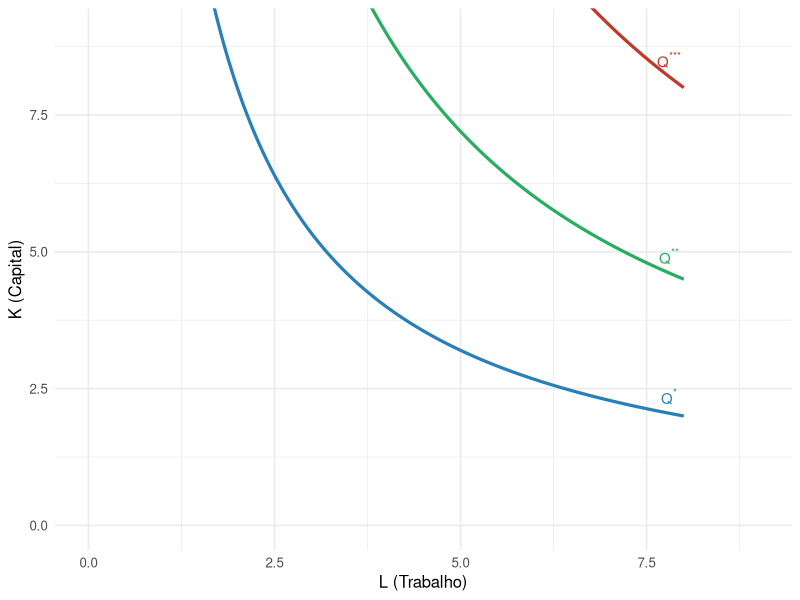
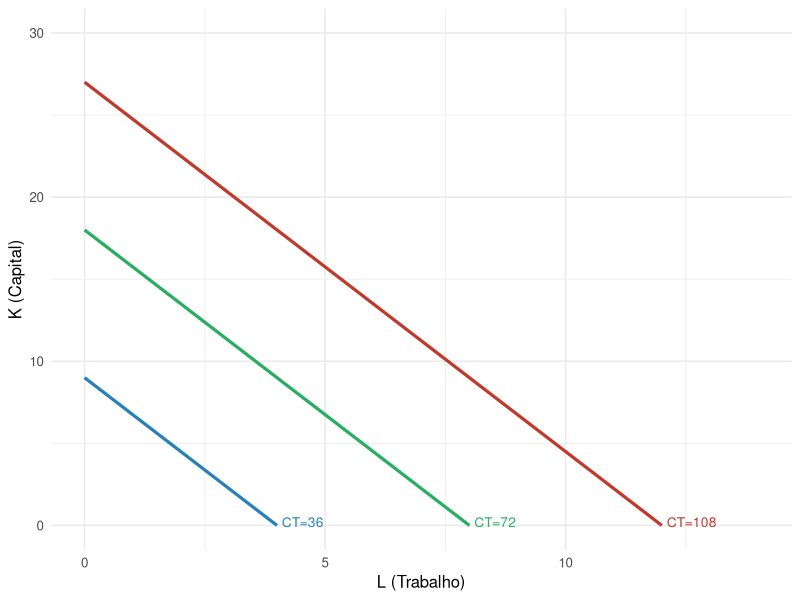
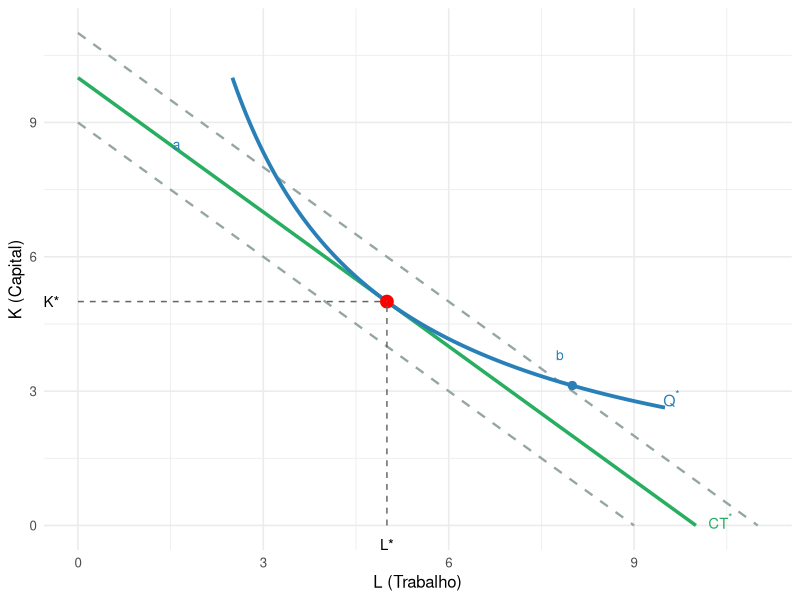
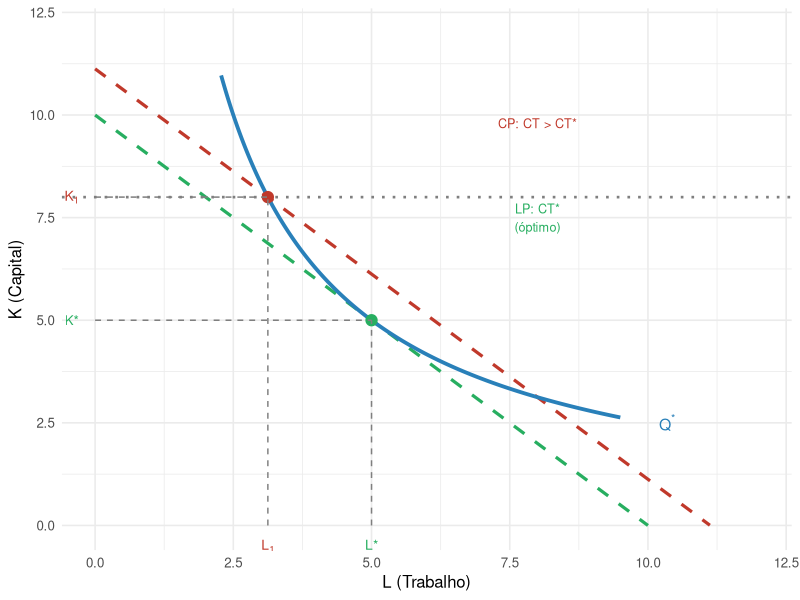
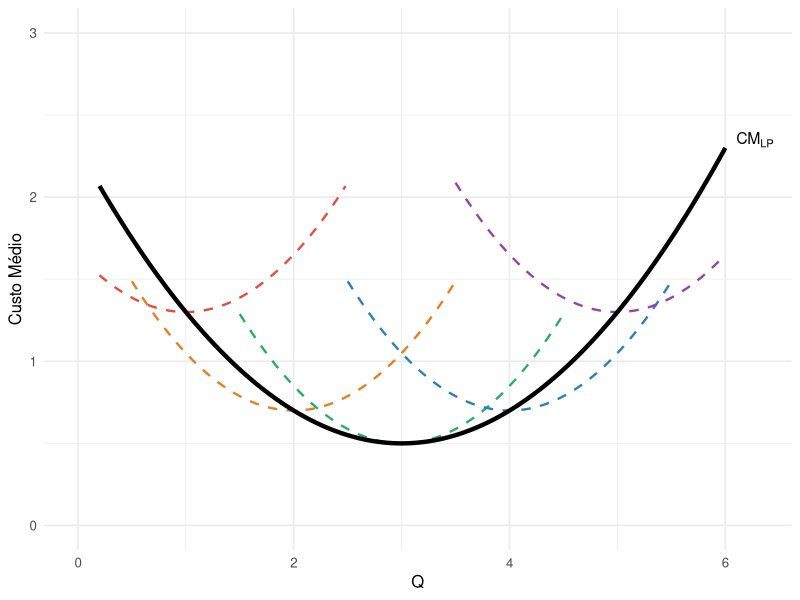
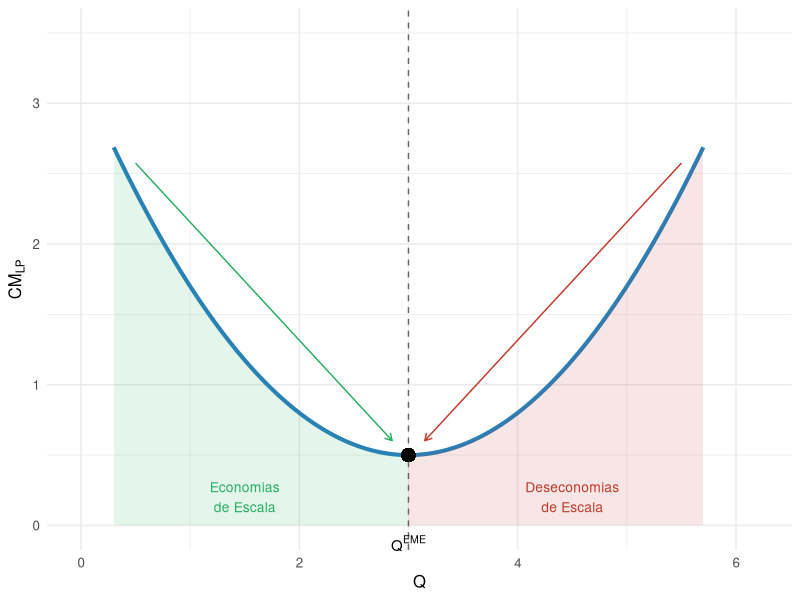

Write R code to recreate these figures, in order.
## ---- chunk 1
#| echo: false
#| fig-width: 5.5
#| fig-height: 4.5
#| out-width: "60%"
#| fig-align: "center"

library(ggplot2)

# Q = K^0.5 * L^0.5  ->  K = Q^2 / L
# For Q=4, 6, 8
L_vals <- seq(0.3, 8, by = 0.02)

iq <- function(L, Q) Q^2 / L

df1 <- data.frame(L=L_vals, K=iq(L_vals, 4),  label="Q = 16")
df2 <- data.frame(L=L_vals, K=iq(L_vals, 6),  label="Q = 36")
df3 <- data.frame(L=L_vals, K=iq(L_vals, 8),  label="Q = 64")
df  <- rbind(df1, df2, df3)

ggplot(df, aes(x=L, y=K, colour=label, group=label)) +
  geom_line(linewidth=1.1) +
  scale_colour_manual(values=c("Q = 16"="#2980b9",
                                "Q = 36"="#27ae60",
                                "Q = 64"="#c0392b")) +
  annotate("text", x=7.8, y=iq(7.8,4)+0.3,  label=expression(Q^"*"),   colour="#2980b9", size=3.8) +
  annotate("text", x=7.8, y=iq(7.8,6)+0.3,  label=expression(Q^"**"),  colour="#27ae60", size=3.8) +
  annotate("text", x=7.8, y=iq(7.8,8)+0.3,  label=expression(Q^"***"), colour="#c0392b", size=3.8) +
  coord_cartesian(xlim=c(0,9), ylim=c(0,9)) +
  labs(x="L (Trabalho)", y="K (Capital)") +
  theme_minimal(base_size=12) +
  theme(legend.position="none")
## ---- chunk 2
#| echo: false
#| fig-width: 5.5
#| fig-height: 4.5
#| out-width: "60%"
#| fig-align: "center"

library(ggplot2)

# r=4, w=9. Isocosts for CT=36, 72, 108
# K = CT/r - (w/r)*L = CT/4 - (9/4)*L
ic <- function(L, CT, r=4, w=9) CT/r - (w/r)*L

L_max <- function(CT, w=9) CT/w

# Only plot positive K region
L_vals_36  <- seq(0, L_max(36),  by=0.01)
L_vals_72  <- seq(0, L_max(72),  by=0.01)
L_vals_108 <- seq(0, L_max(108), by=0.01)

df36  <- data.frame(L=L_vals_36,  K=ic(L_vals_36,  36),  CT="CT = 36")
df72  <- data.frame(L=L_vals_72,  K=ic(L_vals_72,  72),  CT="CT = 72")
df108 <- data.frame(L=L_vals_108, K=ic(L_vals_108, 108), CT="CT = 108")
df    <- rbind(df36, df72, df108)

ggplot(df, aes(x=L, y=K, colour=CT, group=CT)) +
  geom_line(linewidth=1.1) +
  scale_colour_manual(values=c("CT = 36" ="#2980b9",
                                "CT = 72" ="#27ae60",
                                "CT = 108"="#c0392b")) +
  annotate("text", x=L_max(36) +0.1,  y=0.2, label="CT=36",  colour="#2980b9", size=3.5, hjust=0) +
  annotate("text", x=L_max(72) +0.1,  y=0.2, label="CT=72",  colour="#27ae60", size=3.5, hjust=0) +
  annotate("text", x=L_max(108)+0.1,  y=0.2, label="CT=108", colour="#c0392b", size=3.5, hjust=0) +
  coord_cartesian(xlim=c(0,14), ylim=c(0,30)) +
  labs(x="L (Trabalho)", y="K (Capital)") +
  theme_minimal(base_size=12) +
  theme(legend.position="none")
## ---- chunk 3
#| echo: false
#| fig-width: 6
#| fig-height: 4.5
#| out-width: "65%"
#| fig-align: "center"

library(ggplot2)

# Scaled: K'=K/20, L'=L/20. At optimum K'=L'=5. Q'=K'^0.5*L'^0.5=5
# Isoquant: K'=25/L'. Isocost CT*=1000 -> K'=50-L' (since r=w=5, CT/r=200/20=...)
# Let's just work in original units but scaled to ~0-10 range:
# K/20 and L/20. Isoquant: (K/20)*(L/20) = Q^2/400 where Q=100 -> =25 -> K'L'=25 -> K'=25/L'
# Isocost CT=1000: K'+L'=1000/(5*20)=10 -> K'=10-L'. Intercepts at 10,10.
# Higher isocost CT=1100: K'+L'=11
# Lower isocost CT=900: K'+L'=9

L_vals <- seq(0.5, 9.5, by=0.02)
iq_fun <- function(L) 25/L
ic_fun <- function(L, a) a - L

df_iq  <- data.frame(L=L_vals, K=iq_fun(L_vals))
df_ic1 <- data.frame(L=seq(0,9, by=0.01),  K=ic_fun(seq(0,9, by=0.01), 9))
df_ic2 <- data.frame(L=seq(0,10,by=0.01),  K=ic_fun(seq(0,10,by=0.01),10))
df_ic3 <- data.frame(L=seq(0,11,by=0.01),  K=ic_fun(seq(0,11,by=0.01),11))

# Tangency: K'=L'=5
L_opt <- 5; K_opt <- 5

ggplot() +
  # lower isocost (below optimal, dashed)
  geom_line(data=subset(df_ic1, K>=0), aes(x=L, y=K),
            colour="#95a5a6", linewidth=0.8, linetype="dashed") +
  # optimal isocost
  geom_line(data=subset(df_ic2, K>=0), aes(x=L, y=K),
            colour="#27ae60", linewidth=1.2) +
  # higher isocost (above optimal, dashed)
  geom_line(data=subset(df_ic3, K>=0), aes(x=L, y=K),
            colour="#95a5a6", linewidth=0.8, linetype="dashed") +
  # isoquant
  geom_line(data=subset(df_iq, K<=10 & L<=10), aes(x=L, y=K),
            colour="#2980b9", linewidth=1.3) +
  # tangency point
  geom_point(aes(x=L_opt, y=K_opt), size=4, colour="red") +
  # dashed lines to axes
  geom_segment(aes(x=0, xend=L_opt, y=K_opt, yend=K_opt),
               linetype="dashed", colour="grey40") +
  geom_segment(aes(x=L_opt, xend=L_opt, y=0, yend=K_opt),
               linetype="dashed", colour="grey40") +
  # other isoquant points
  geom_point(aes(x=1.25, y=iq_fun(1.25)), size=2.5, colour="#2980b9") +
  geom_point(aes(x=8.0,  y=iq_fun(8.0)),  size=2.5, colour="#2980b9") +
  annotate("text", x=9.6, y=iq_fun(9.5)+0.2, label=expression(Q^"*"),
           colour="#2980b9", size=4) +
  annotate("text", x=10.2, y=ic_fun(10,10)+0.1, label=expression(CT^"*"),
           colour="#27ae60", size=3.8, hjust=0) +
  annotate("text", x=-0.3, y=K_opt, label="K*", size=3.8, hjust=1) +
  annotate("text", x=L_opt, y=-0.3, label="L*", size=3.8, vjust=1) +
  annotate("text", x=1.6, y=8.5, label="a", size=3.5, colour="#2980b9") +
  annotate("text", x=7.8, y=3.8, label="b", size=3.5, colour="#2980b9") +
  coord_cartesian(xlim=c(0,11), ylim=c(0,11)) +
  labs(x="L (Trabalho)", y="K (Capital)") +
  theme_minimal(base_size=12)
## ---- chunk 4
#| echo: false
#| fig-width: 6
#| fig-height: 4.2
#| out-width: "65%"
#| fig-align: "center"

library(ggplot2)

L_vals <- seq(0.5, 9.5, by=0.02)
iq_fun  <- function(L) 25/L
ic_fun  <- function(L, a) a - L

L_opt <- 5; K_opt <- 5
# Short-run: K fixed at K1=8 (above optimal)
K1 <- 8
# At K1=8 on isoquant: L_sr = 25/8 = 3.125
L_sr <- 25/K1
# Isocost through (L_sr, K1): K+L = 3.125+8 = 11.125
CT_sr <- L_sr + K1

df_iq   <- data.frame(L=L_vals, K=iq_fun(L_vals))
df_ic_opt <- data.frame(L=seq(0,10,0.01), K=ic_fun(seq(0,10,0.01), 10))
df_ic_sr  <- data.frame(L=seq(0,CT_sr,0.01), K=ic_fun(seq(0,CT_sr,0.01), CT_sr))

ggplot() +
  geom_line(data=subset(df_ic_opt, K>=0), aes(x=L,y=K),
            colour="#27ae60", linewidth=1.1, linetype="dashed") +
  geom_line(data=subset(df_ic_sr, K>=0), aes(x=L,y=K),
            colour="#c0392b", linewidth=1.1, linetype="dashed") +
  geom_line(data=subset(df_iq, K<=11 & L<=11), aes(x=L,y=K),
            colour="#2980b9", linewidth=1.3) +
  # fixed K1 line
  geom_hline(yintercept=K1, linetype="dotted", colour="grey50", linewidth=0.9) +
  # optimal point (LP)
  geom_point(aes(x=L_opt, y=K_opt), size=3.5, colour="#27ae60") +
  # SR point
  geom_point(aes(x=L_sr, y=K1), size=3.5, colour="#c0392b") +
  geom_segment(aes(x=0, xend=L_opt, y=K_opt, yend=K_opt),
               linetype="dashed", colour="grey50") +
  geom_segment(aes(x=L_opt, xend=L_opt, y=0, yend=K_opt),
               linetype="dashed", colour="grey50") +
  geom_segment(aes(x=0, xend=L_sr, y=K1, yend=K1),
               linetype="dashed", colour="grey50") +
  geom_segment(aes(x=L_sr, xend=L_sr, y=0, yend=K1),
               linetype="dashed", colour="grey50") +
  annotate("text", x=-0.3, y=K_opt, label="K*",  size=3.5, hjust=1, colour="#27ae60") +
  annotate("text", x=-0.3, y=K1,    label=expression(K[1]), size=3.5, hjust=1, colour="#c0392b") +
  annotate("text", x=L_opt, y=-0.35, label="L*",  size=3.5, vjust=1, colour="#27ae60") +
  annotate("text", x=L_sr,  y=-0.35, label=expression(L[1]), size=3.5, vjust=1, colour="#c0392b") +
  annotate("text", x=8, y=7.5, label="LP: CT*\n(óptimo)", colour="#27ae60", size=3.2) +
  annotate("text", x=8, y=9.8, label="CP: CT > CT*", colour="#c0392b", size=3.2) +
  annotate("text", x=10.2, y=iq_fun(10), label=expression(Q^"*"),
           colour="#2980b9", size=4, hjust=0) +
  coord_cartesian(xlim=c(0,12), ylim=c(0,12)) +
  labs(x="L (Trabalho)", y="K (Capital)") +
  theme_minimal(base_size=12)
## ---- chunk 5
#| echo: false
#| fig-width: 7
#| fig-height: 3.8
#| out-width: "75%"
#| fig-align: "center"

library(ggplot2)

# Family of short-run CTM curves, each tangent to the LP envelope
# CTM_i(Q) = (Q - shift)^2 * 0.3 + level + base
# LP envelope: CM_LP(Q) = (Q-3)^2 * 0.2 + 0.5

Q_vals <- seq(0.2, 6, by=0.02)
cm_lp <- function(q) 0.2*(q-3)^2 + 0.5

# SR CTM curves tangent to LP at different Q points
sr_ctm <- function(q, q0) {
  0.35*(q - q0)^2 + cm_lp(q0)
}

# Tangency points at Q=1, 2, 3, 4, 5
q_tangents <- c(1, 2, 3, 4, 5)
colours <- c("#e74c3c","#e67e22","#27ae60","#2980b9","#8e44ad")

p <- ggplot()
for(i in seq_along(q_tangents)) {
  q0 <- q_tangents[i]
  df_sr <- data.frame(Q=Q_vals, CTM=sr_ctm(Q_vals, q0))
  # Only plot in region where SR is close to LP (to avoid clutter)
  df_sr_vis <- subset(df_sr, Q >= q0-1.5 & Q <= q0+1.5 & CTM <= 3)
  p <- p + geom_line(data=df_sr_vis, aes(x=Q, y=CTM),
                     colour=colours[i], linewidth=0.8, linetype="dashed")
}

df_lp <- data.frame(Q=Q_vals, CM=cm_lp(Q_vals))

p <- p +
  geom_line(data=df_lp, aes(x=Q, y=CM), colour="black", linewidth=1.5) +
  annotate("text", x=6.1, y=cm_lp(6)+0.05, label=expression(CM[LP]),
           size=4, hjust=0, fontface="bold") +
  coord_cartesian(xlim=c(0,6.3), ylim=c(0,3)) +
  labs(x="Q", y="Custo Médio") +
  theme_minimal(base_size=12)
p
## ---- chunk 6
#| echo: false
#| fig-width: 7
#| fig-height: 4
#| out-width: "72%"
#| fig-align: "center"

library(ggplot2)

Q_vals <- seq(0.3, 5.7, by=0.02)
cm_lp  <- function(q) 0.3*(q-3)^2 + 0.5
Q_eme  <- 3   # minimum efficient scale

df <- data.frame(Q=Q_vals, CM=cm_lp(Q_vals))

ggplot(df, aes(x=Q, y=CM)) +
  geom_line(colour="#2980b9", linewidth=1.4) +
  geom_vline(xintercept=Q_eme, linetype="dashed", colour="grey40") +
  # shade economies of scale region
  geom_ribbon(data=subset(df, Q<=Q_eme),
              aes(ymin=0, ymax=CM), fill="#27ae60", alpha=0.12) +
  # shade diseconomies of scale region
  geom_ribbon(data=subset(df, Q>=Q_eme),
              aes(ymin=0, ymax=CM), fill="#c0392b", alpha=0.12) +
  geom_point(aes(x=Q_eme, y=cm_lp(Q_eme)), size=4, colour="black") +
  annotate("text", x=Q_eme, y=-0.07, label=expression(Q^"EME"),
           size=3.8, vjust=1) +
  annotate("text", x=1.5, y=0.2,
           label="Economias\nde Escala", colour="#27ae60", size=3.5) +
  annotate("text", x=4.5, y=0.2,
           label="Deseconomias\nde Escala", colour="#c0392b", size=3.5) +
  annotate("segment", x=0.5, xend=Q_eme-0.15,
           y=cm_lp(0.5)+0.2, yend=cm_lp(Q_eme-0.1)+0.1,
           arrow=arrow(length=unit(0.2,"cm")), colour="#27ae60") +
  annotate("segment", x=5.5, xend=Q_eme+0.15,
           y=cm_lp(5.5)+0.2, yend=cm_lp(Q_eme+0.1)+0.1,
           arrow=arrow(length=unit(0.2,"cm")), colour="#c0392b") +
  coord_cartesian(xlim=c(0,6.2), ylim=c(0,3.5)) +
  labs(x="Q", y=expression(CM[LP])) +
  theme_minimal(base_size=12)
